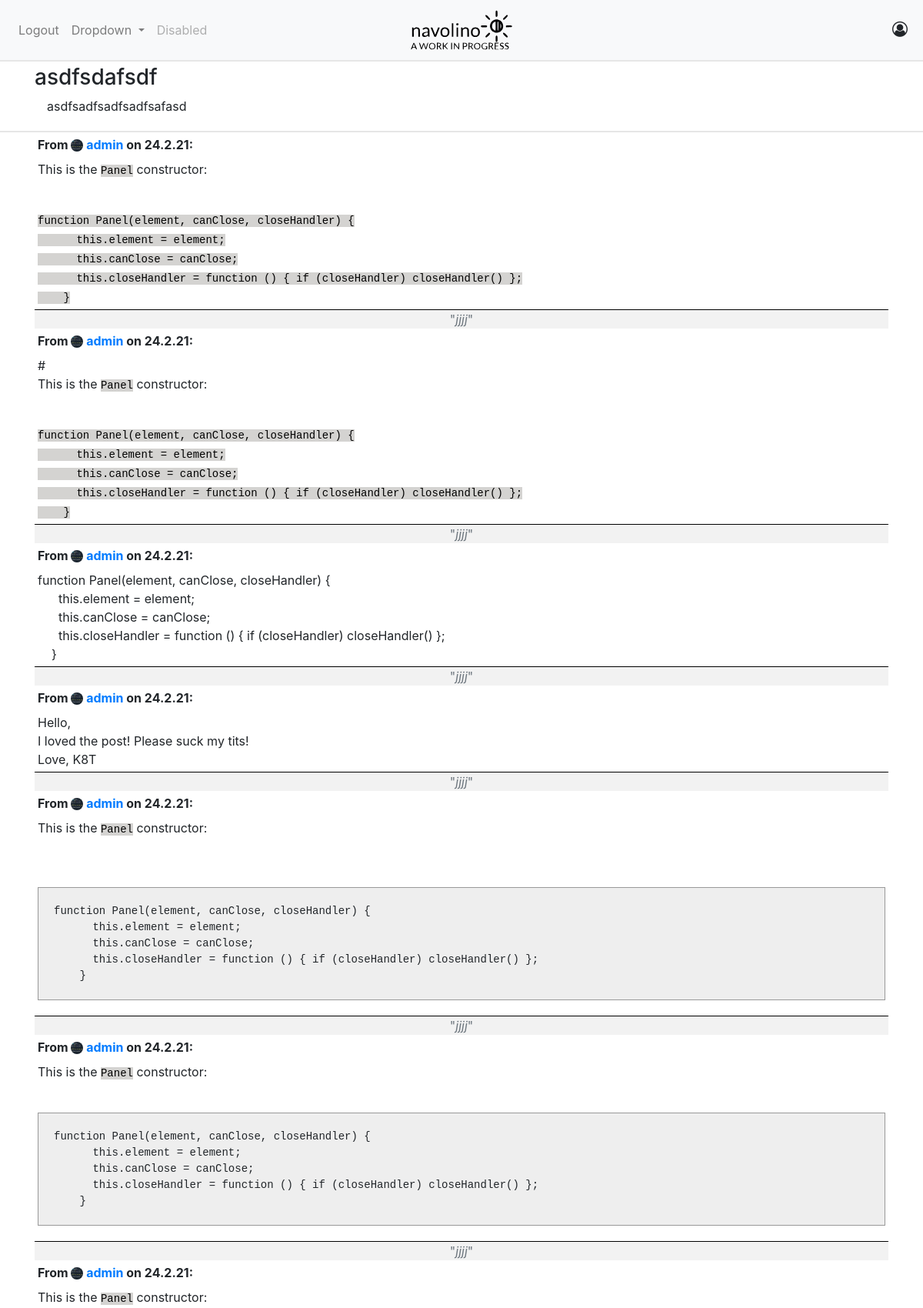
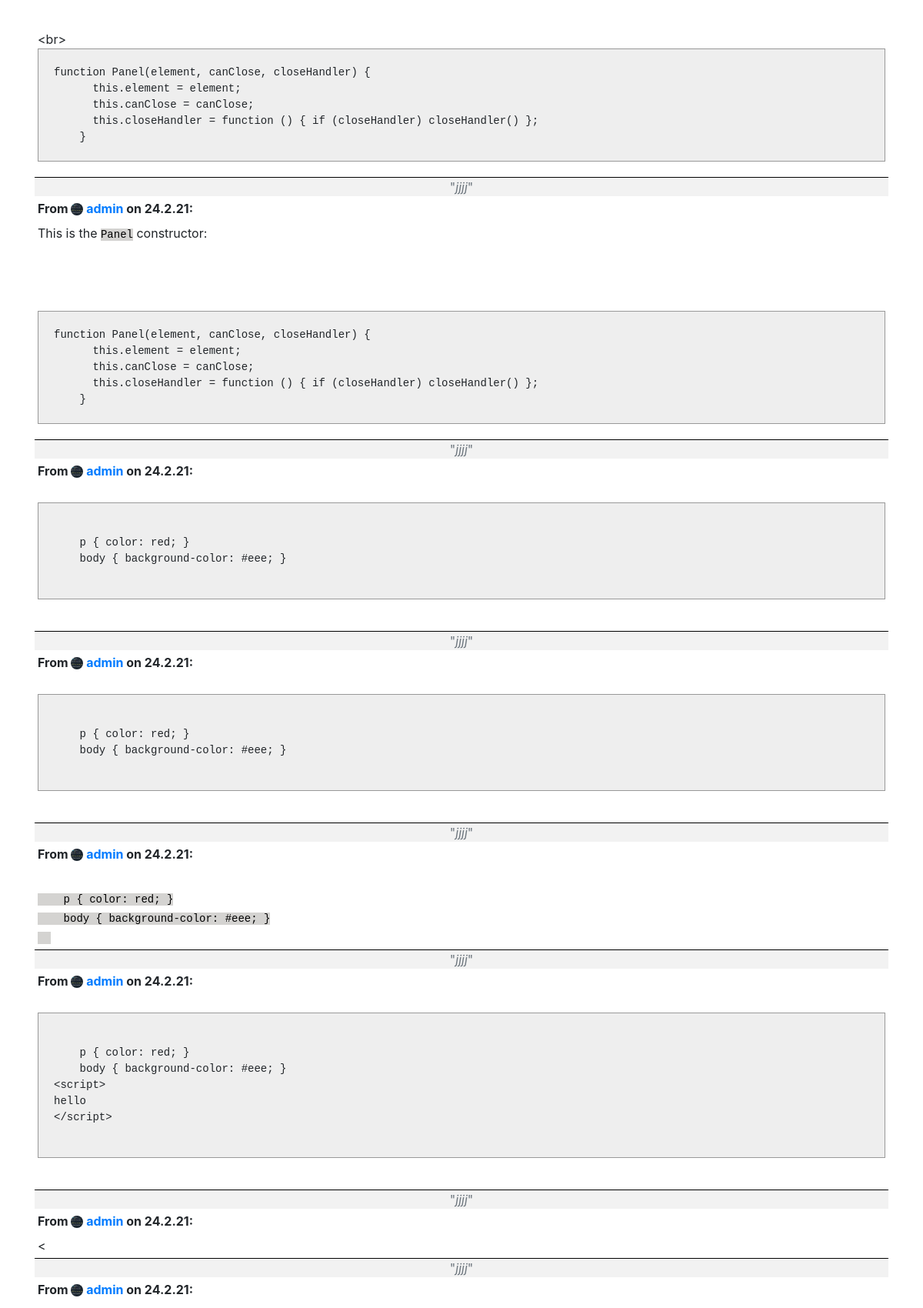
Page /16/asdfsdafsdf/ (upper part) on the committed database (2 pictures, top to bottom).
### project/apps/blog/models.py (models this page shows, shortened)
class Post(models.Model):
	title = models.CharField(max_length = settings.MAX_TITLE_LENGTH)
	content = MarkdownxField()
	date_posted = models.DateTimeField(default = timezone.now)
	author = models.ForeignKey(settings.AUTH_USER_MODEL, on_delete= models.CASCADE,
		null=True, blank=True)
	category = TreeForeignKey('categories.Category', on_delete=models.SET_DEFAULT,
		default=Category.get_default_pk)
	slug = models.SlugField(max_length=settings.MAX_TITLE_LENGTH, null=True,
    blank=True,)
	def __str__(self):
		return self.title

### project/apps/comments/models.py (models this page shows)
class Comment(models.Model):
	content = content = models.TextField()
	posted = models.DateField(auto_now_add=True)
	post = models.ForeignKey(Post, on_delete=models.CASCADE)
	author = models.ForeignKey(settings.AUTH_USER_MODEL, on_delete=models.CASCADE)

### project/apps/users/models.py (models this page shows)
class User(AbstractUser):
	is_active = models.BooleanField(_('active'), default=True)
	email = models.EmailField(_('email address'), unique=True)
	USERNAME_FIELD = 'email'
	REQUIRED_FIELDS = ['username']
	image = models.ImageField(default=variables.random_image,
		upload_to='profile_pics')
	bio = models.CharField(max_length=variables.MAX_BIO_LENGTH, blank=True,
		null =True)
	joined = models.DateTimeField(default = timezone.now)
	objects = CustomUserManager()

### project/apps/blog/views.py (the view)
# urls.py: path('<int:pk>/<str:slug>/', PostDetailView.as_view(), name='post-detail'),
class PostDetailView(DetailView):
	model = Post
	context_object_name = 'post'
	template_name = 'blog/blog_detail.html'
	form_class = CommentForm
	def get(request, self, pk, slug, *args, **kwargs):
		page = get_object_or_404(Post, pk=pk)
		resp = super().get(request, *args, **kwargs)
		if page.slug != slug:
			return redirect(page)
		return resp
	def post(self, request, pk, slug):
		self.page = Post.objects.get(pk=pk)
		form = self.form_class(request.POST)
		if form.is_valid():
			comment = form.save(commit=False)
			comment.post = self.page
			comment.author = request.user
			comment.content = render_comment_text(comment.content)
			comment.save()
			return redirect(self.page)
		return render(request, self.template_name, {'form': self.form_class})
	def get_context_data(self, **kwargs):
		context = super().get_context_data(**kwargs)
		context['comments'] = Comment.objects.filter(post=self.object)
		context['form'] = CommentForm()
		return context

### project/apps/categories/models.py (called while the page is built)
  def __str__(self):
    return self.name

  def get_absolute_url(self):
    return reverse('category-detail', kwargs ={ 'url': self.url, })

### project/processors.py (called while the page is built)
def all_categories(request):
	return {'all_categories': Category.objects.all()}

### project/apps/blog/templates/blog/blog_detail.html (shortened to what this page needs)
{% extends "base.html" %}
{% block head %}
{{ block.super }}
<link rel="stylesheet" type="text/css" href="{%static 'blog/css/main.css'%}">
<link rel="stylesheet" type="text/css" href="{%static 'blog/css/comments.css'%}">
{% endblock head %}
{% block content %}
{% include 'blog/_post_detail.html' %}
{% include 'blog/_post_comments.html' %}
{% endblock content %}

### project/apps/blog/templates/blog/_post_detail.html
<div class="post_detail">
  <div class ="container">
<h3 class="post_title">{{post.title}}</h3>
<p class="post_content">{{post.content}}</p>
  </div>
</div>

### project/apps/blog/templates/blog/_post_comments.html
{% load blog %}
{% load bleach_tags %}
<div class="container">
{% for comment in comments %}
  <div class="comment">
  	<span class="comment_meta">From&nbsp;<a href="{% url 'public_profile' comment.author.username %}"><img class="nav_img rounded-circle"src="{{comment.author.image.url}}"> {{comment.author.username}}</a>&nbsp;on {{comment.posted|date:"d.n.y"}}:
  	</span>
    <div class="comment_content">{{comment.content|safe}}
    </div>
    <span class="comment_bio text-muted">"<i>{{comment.author.bio}}</i>"</span>
  </div>
{% endfor %}
</div>

### project/static/css/main.css (style rules this page uses)
body { background-color: white; }
pre code { background-color: #eee; border: 1px solid #999; display: block; padding: 20px; }
code { background-color: #d4d3d1; border-color:#d4d3d1; color:black; white-space: nowrap; -webkit-user-select: all; user-select: all; -webkit-appearance: none; overflow:auto; }

### project/static/css/navigation.css (style rules this page uses)
.nav_img { height:1em; width:1em; }

### project/apps/blog/static/blog/css/main.css (style rules this page uses)
.post_title, .post_content { word-wrap:anywhere; }
.post_detail { border: 2px solid #e6e6e6; border-width: 2px 0 2px 0; padding:.25em; }
.post_detail .post_content { padding-left:1em; }

### project/apps/blog/static/blog/css/comments.css (style rules this page uses)
.comment { background-color: #f2f2f2; }
.comment_meta { display:flex; background-color:#ffff; font-weight:bold; padding:.25em; }
.comment_bio { display:flex; background-color:#f2f2f2; border:1px solid black; border-width: 1px 0 0 0; }
.comment_content { word-wrap:anywhere; background-color: white; padding:.25em; }
.comment_bio { justify-content:center; }

### rows in the picture
Post: title "asdfsdafsdf", content "asdfsadfsadfsadfsafasd"
Comment: author.image (picture), author.username "admin", posted "24.2.21", content "This is the Panel constructor: function Panel(element, canClose, closeHandler) { this.element = element; this.canClose = canClose; this.closeHandler = function () { if (closeHandler) closeHandler() }; }", author.bio "jjjj"
Comment: author.image (picture), author.username "admin", posted "24.2.21", content "# This is the Panel constructor: function Panel(element, canClose, closeHandler) { this.element = element; this.canClose = canClose; this.closeHandler = function () { if (closeHandler) closeHandler() }; }", author.bio "jjjj"
Comment: author.image (picture), author.username "admin", posted "24.2.21", content "function Panel(element, canClose, closeHandler) { this.element = element; this.canClose = canClose; this.closeHandler = function () { if (closeHandler) closeHandler() }; }", author.bio "jjjj"
Comment: author.image (picture), author.username "admin", posted "24.2.21", content "Hello, I loved the post! Please suck my tits! Love, K8T", author.bio "jjjj"
Comment: author.image (picture), author.username "admin", posted "24.2.21", content "This is the Panel constructor: function Panel(element, canClose, closeHandler) { this.element = element; this.canClose = canClose; this.closeHandler = function () { if (closeHandler) closeHandler() }; }", author.bio "jjjj"
Comment: author.image (picture), author.username "admin", posted "24.2.21", content "This is the Panel constructor: function Panel(element, canClose, closeHandler) { this.element = element; this.canClose = canClose; this.closeHandler = function () { if (closeHandler) closeHandler() }; }", author.bio "jjjj"
Comment: author.image (picture), author.username "admin", posted "24.2.21", content "This is the Panel constructor: <br> function Panel(element, canClose, closeHandler) { this.element = element; this.canClose = canClose; this.closeHandler = function () { if (closeHandler) closeHandler() }; }", author.bio "jjjj"
Comment: author.image (picture), author.username "admin", posted "24.2.21", content "This is the Panel constructor: function Panel(element, canClose, closeHandler) { this.element = element; this.canClose = canClose; this.closeHandler = function () { if (closeHandler) closeHandler() }; }", author.bio "jjjj"
Comment: author.image (picture), author.username "admin", posted "24.2.21", content "p { color: red; } body { background-color: #eee; }", author.bio "jjjj"
Comment: author.image (picture), author.username "admin", posted "24.2.21", content "p { color: red; } body { background-color: #eee; }", author.bio "jjjj"
Comment: author.image (picture), author.username "admin", posted "24.2.21", content "p { color: red; } body { background-color: #eee; }", author.bio "jjjj"
Comment: author.image (picture), author.username "admin", posted "24.2.21", content "p { color: red; } body { background-color: #eee; } <script> hello </script>", author.bio "jjjj"
Comment: author.image (picture), author.username "admin", posted "24.2.21", content "<", author.bio "jjjj"
Comment: author.image (picture), author.username "admin", posted "24.2.21"
